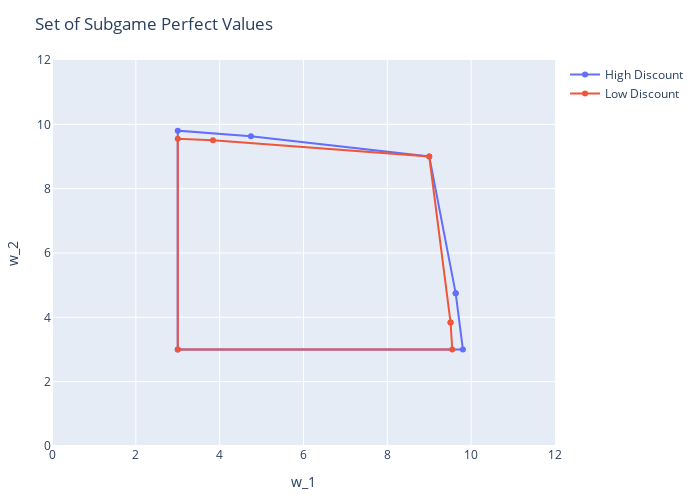

Write notebook code for a chart like this one.
### Code cell
pts_1 = vcat(hp_pts1, hp_pts1[1, :]')
t1 = scatter(;x=pts_1[:, 1], y=pts_1[:, 2], mode="lines+markers", name="High Discount")
pts_2 = vcat(hp_pts2, hp_pts2[1, :]')
t2 = scatter(;x=pts_2[:, 1], y=pts_2[:, 2], mode="lines+markers", name="Low Discount")

plot([t1, t2],
     Layout(;xaxis_range=[0, 12], yaxis_range=[0, 12],
             title="Set of Subgame Perfect Values",
             xaxis_title="w_1", yaxis_title="w_2",
             autosize=false, height=500, width=700))

### Figure 1 — Plotly figure (JSON) as saved in the notebook; plotly's stock layout.template omitted (floating-point values rounded to 4 significant figures)
{"data": [{"mode": "lines+markers", "name": "High Discount", "type": "scatter", "x": [9.631, 9.803, 3.0, 3.0, 4.745, 9, 9.631], "y": [4.745, 3.0, 3.0, 9.803, 9.631, 9, 4.745]}, {"mode": "lines+markers", "name": "Low Discount", "type": "scatter", "x": [9.508, 9.549, 3, 3, 3.841, 9, 9.508], "y": [3.841, 3, 3, 9.549, 9.508, 9, 3.841]}], "layout": {"autosize": false, "height": 500, "margin": {"b": 50, "l": 50, "r": 50, "t": 60}, "title": "Set of Subgame Perfect Values", "width": 700, "xaxis": {"range": [0, 12], "title": {"text": "w_1"}}, "yaxis": {"range": [0, 12], "title": {"text": "w_2"}}}}
